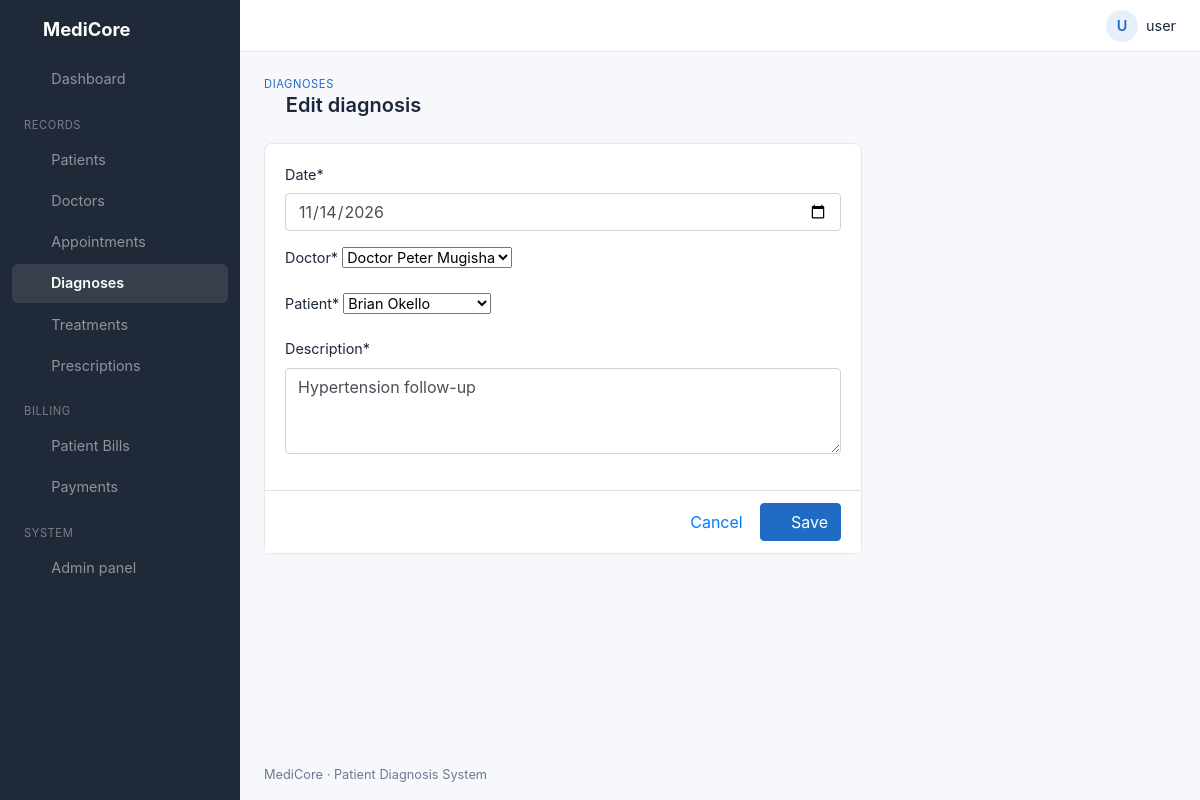
Page /diagnoses/2/edit/ (signed in) on the committed database.
### clinic/models.py (models this page shows, shortened)
class Diagnosis(models.Model):
    diagnosis_id = models.AutoField(primary_key=True)
    date = models.DateField()
    doctor = models.ForeignKey(Doctor, on_delete=models.PROTECT)
    patient = models.ForeignKey(Patient, on_delete=models.CASCADE)
    description = models.TextField()
    class Meta:
        verbose_name_plural = "diagnoses"

class Doctor(models.Model):
    GENDER = [("Male", "Male"), ("Female", "Female")]
    DESIGNATION = [("Doctor", "Doctor"), ("Nurse", "Nurse")]
    doctor_id = models.AutoField(primary_key=True)
    first_name = models.CharField(max_length=80)
    last_name = models.CharField(max_length=80)
    gender = models.CharField(max_length=10, choices=GENDER)
    designation = models.CharField(max_length=20, choices=DESIGNATION)
    contact = models.CharField(max_length=20)
    address = models.CharField(max_length=255)
    age = models.PositiveIntegerField()
    def __str__(self):
        return f"{self.designation} {self.first_name} {self.last_name}"

class Patient(models.Model):
    GENDER = [("Male", "Male"), ("Female", "Female")]
    patient_id = models.AutoField(primary_key=True)
    name = models.CharField(max_length=150)
    date_of_birth = models.DateField()
    contact = models.CharField(max_length=20)
    gender = models.CharField(max_length=10, choices=GENDER)
    age = models.PositiveIntegerField()
    weight = models.DecimalField(max_digits=5, decimal_places=1, help_text="kg")
    address = models.CharField(max_length=255)
    def __str__(self):
        return self.name

### clinic/views.py (the view)
# urls.py: path('diagnoses/<int:pk>/edit/', edit_diagnosis, name='edit_diagnosis'),
@login_required
def edit_diagnosis(request, pk):
    return show_form(request, DiagnosisForm, "diagnosis_form.html", "diagnoses", Diagnosis, pk)

### clinic/forms.py
class DiagnosisForm(forms.ModelForm):
    class Meta:
        model = Diagnosis
        fields = "__all__"
        widgets = {"date": DATE, "description": forms.Textarea(attrs={"rows": 3})}

### clinic/views.py (called while the page is built)
def show_form(request, form_class, template, list_page, model=None, pk=None):
    obj = get_object_or_404(model, pk=pk) if pk else None
    form = form_class(request.POST or None, instance=obj)
    if request.method == "POST" and form.is_valid():
        form.save()
        messages.success(request, "Saved successfully.")
        return redirect(list_page)
    return render(request, template, {"form": form, "obj": obj})

### templates/diagnosis_form.html (shortened to what this page needs)
{% extends 'base.html' %}
{% load static %}
{% load crispy_forms_tags %}
{% block pretitle %}<a href="{% url 'diagnoses' %}">Diagnoses</a>{% endblock %}
{% block heading %}<i class="ti ti-clipboard-heart"></i> {% if obj %}Edit{% else %}Add{% endif %} diagnosis{% endblock %}
{% block content %}
<div class="row"><div class="col-lg-8">
  <div class="card">
    <form method="post">
      <div class="card-body">
        {{ form|crispy }}
      </div>
      <div class="card-footer text-right">
        <a href="{% url 'diagnoses' %}" class="btn btn-link">Cancel</a>
        <button type="submit" class="btn btn-primary"><i class="ti ti-device-floppy"></i> Save</button>
      </div>
    </form>
  </div>
</div></div>
{% endblock %}

### templates/base.html (shortened to what this page needs)
{% load static %}
{% load crispy_forms_tags %}
<!DOCTYPE html>
<html lang="en">
<head>
  <link rel="stylesheet" href="{% static 'css/bootstrap.min.css' %}">
  <link rel="stylesheet" href="{% static 'css/tabler-icons.min.css' %}">
  <link rel="stylesheet" href="{% static 'css/style.css' %}">
</head>
<body>
<aside class="sidebar navbar navbar-dark navbar-expand-lg">
  <a class="navbar-brand" href="{% url 'Home' %}"><i class="ti ti-heartbeat"></i> MediCore</a>
  <div class="collapse navbar-collapse" id="menu">
    <ul class="navbar-nav">
      <li class="nav-item"><a class="nav-link {% if request.path == '/' %}active{% endif %}" href="{% url 'Home' %}"><i class="ti ti-layout-dashboard"></i> Dashboard</a></li>
      <li class="nav-heading">Records</li>
      <li class="nav-item"><a class="nav-link {% if '/patients/' in request.path %}active{% endif %}" href="{% url 'patients' %}"><i class="ti ti-user-heart"></i> Patients</a></li>
      <li class="nav-item"><a class="nav-link {% if '/doctors/' in request.path %}active{% endif %}" href="{% url 'doctors' %}"><i class="ti ti-stethoscope"></i> Doctors</a></li>
      <li class="nav-item"><a class="nav-link {% if '/appointments/' in request.path %}active{% endif %}" href="{% url 'appointments' %}"><i class="ti ti-calendar-event"></i> Appointments</a></li>
      <li class="nav-item"><a class="nav-link {% if '/diagnoses/' in request.path %}active{% endif %}" href="{% url 'diagnoses' %}"><i class="ti ti-clipboard-heart"></i> Diagnoses</a></li>
      <li class="nav-item"><a class="nav-link {% if '/treatments/' in request.path %}active{% endif %}" href="{% url 'treatments' %}"><i class="ti ti-bed"></i> Treatments</a></li>
      <li class="nav-item"><a class="nav-link {% if '/prescriptions/' in request.path %}active{% endif %}" href="{% url 'prescriptions' %}"><i class="ti ti-pill"></i> Prescriptions</a></li>
      <li class="nav-heading">Billing</li>
      <li class="nav-item"><a class="nav-link {% if '/bills/' in request.path %}active{% endif %}" href="{% url 'bills' %}"><i class="ti ti-file-invoice"></i> Patient Bills</a></li>
      <li class="nav-item"><a class="nav-link {% if '/payments/' in request.path %}active{% endif %}" href="{% url 'payments' %}"><i class="ti ti-cash"></i> Payments</a></li>
      <li class="nav-heading">System</li>
      <li class="nav-item"><a class="nav-link" href="/admin/"><i class="ti ti-settings"></i> Admin panel</a></li>
    </ul>
  </div>
</aside>
<div class="page-wrapper">
  <header class="topbar">
    <div class="dropdown ml-auto">
      <a href="#" class="user-menu" data-toggle="dropdown">
        <span class="avatar">{{ user.username|slice:":1"|upper }}</span>
        <span class="d-none d-md-inline">{{ user.username }}</span>
      </a>
    </div>
  </header>
  <div class="page-header">
    <div>
      <div class="page-pretitle">{% block pretitle %}MediCore{% endblock %}</div>
      <h2 class="page-title">{% block heading %}{% endblock %}</h2>
    </div>
  </div>
  <main class="page-body">
    {% block content %}{% endblock %}
  </main>
  <footer class="footer">MediCore &middot; Patient Diagnosis System</footer>
</div>
</body>
</html>

### static/css/style.css (style rules this page uses)
:root { --primary: #206bc4; --sidebar: #1f2937; --bg: #f6f8fb; --border: #e6e7e9; --muted: #6c7a91; }
body { background: var(--bg); color: #1d273b; font-size: .9rem; }
a { color: var(--primary); }
.btn-primary { background: var(--primary); border-color: var(--primary); }
.ti { font-size: 1.1rem; vertical-align: -2px; }
.sidebar { background: var(--sidebar); padding: 0; align-items: flex-start; }
.sidebar .navbar-brand { font-weight: 700; padding: 1rem 1.25rem; font-size: 1.15rem; }
.sidebar .navbar-brand .ti { color: #4dabf7; font-size: 1.5rem; }
.sidebar .navbar-nav { width: 100%; padding: 0 .75rem 1rem; }
.sidebar .nav-link { color: rgba(255,255,255,.7); border-radius: 6px; padding: .55rem .75rem !important; margin-bottom: 2px; }
.sidebar .nav-link .ti { margin-right: .6rem; }
.sidebar .nav-link.active { color: #fff; background: rgba(255,255,255,.1); font-weight: 600; }
.sidebar .nav-heading { color: rgba(255,255,255,.4); text-transform: uppercase; font-size: .7rem; letter-spacing: .05em; padding: 1rem .75rem .4rem; }
@media (min-width: 992px) { .sidebar { position: fixed; top: 0; bottom: 0; left: 0; width: 15rem; flex-direction: column; overflow-y: auto; } }
@media (min-width: 992px) { .sidebar .navbar-collapse { width: 100%; align-items: flex-start; } }
@media (min-width: 992px) { .sidebar .navbar-nav { flex-direction: column; } }
@media (min-width: 992px) { .page-wrapper { margin-left: 15rem; } }
.page-wrapper { min-height: 100vh; display: flex; flex-direction: column; }
.topbar { display: flex; align-items: center; background: #fff; border-bottom: 1px solid var(--border); padding: .6rem 1.5rem; }
.user-menu { display: flex; align-items: center; color: #1d273b; text-decoration: none !important; }
.avatar { width: 2rem; height: 2rem; border-radius: 50%; background: #e7f0fa; color: var(--primary); display: inline-flex; align-items: center; justify-content: center; font-weight: 600; margin-right: .5rem; }
.page-header { display: flex; justify-content: space-between; align-items: center; padding: 1.5rem 1.5rem .5rem; flex-wrap: wrap; gap: .75rem; }
.page-pretitle { text-transform: uppercase; font-size: .7rem; color: var(--muted); letter-spacing: .05em; }
.page-title { font-size: 1.25rem; font-weight: 600; margin: 0; }
.page-title .ti { color: var(--primary); font-size: 1.35rem; }
.page-body { padding: 1rem 1.5rem; flex: 1; }
.footer { padding: 1rem 1.5rem; color: var(--muted); font-size: .8rem; }
.card { border: 1px solid var(--border); border-radius: 8px; box-shadow: 0 1px 2px rgba(0,0,0,.03); margin-bottom: 1.25rem; }
.card-footer { background: #fff; color: var(--muted); }

### rows in the picture
Diagnosis: date "11/14/2026", description "Hypertension follow-up"
Doctor: doctor "Doctor Peter Mugisha"
Patient: patient "Brian Okello"

### other values in the picture
{{ user.username|slice:":1"|upper }} "U"
{{ user.username }} "user"
